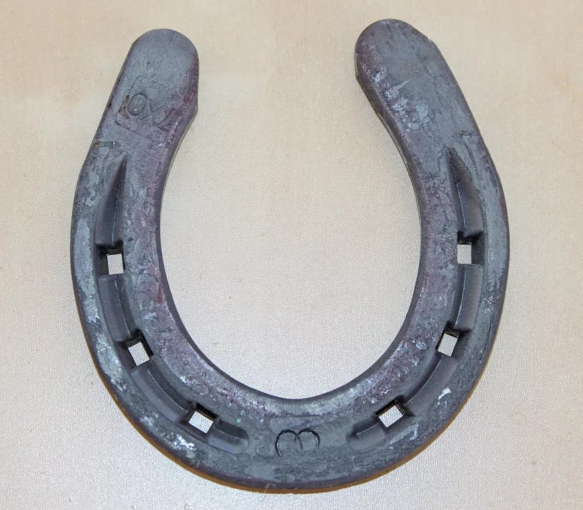
#> input picture images/horseshoe.jpg, 1166 x 1020 px (shown at 1/2 size)
$ python -i find_cont_coords.py   (imports and definitions only)
#> lines starting #> are read from the running program, lines starting #| are printed output that depends on the picture; after the words box and inside, x2 and y2 are one past the last pixel; in counts of white or black regions, pixels touching at a corner belong together
import cv2

def find_contours():

    img = cv2.imread('images/horseshoe.jpg')
#> img is the input picture: shape (1020, 1166, 3); mean B, G, R 173, 173.5, 175
    img = cv2.resize(img, (img.shape[1] // 2, img.shape[0] // 2))
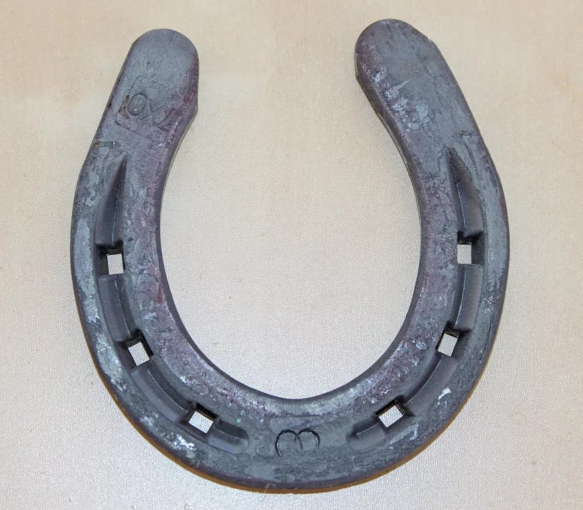
#> img: shape (510, 583, 3); mean B, G, R 173.1, 173.6, 175.1
    img_gray = cv2.cvtColor(img,cv2.COLOR_BGR2GRAY)
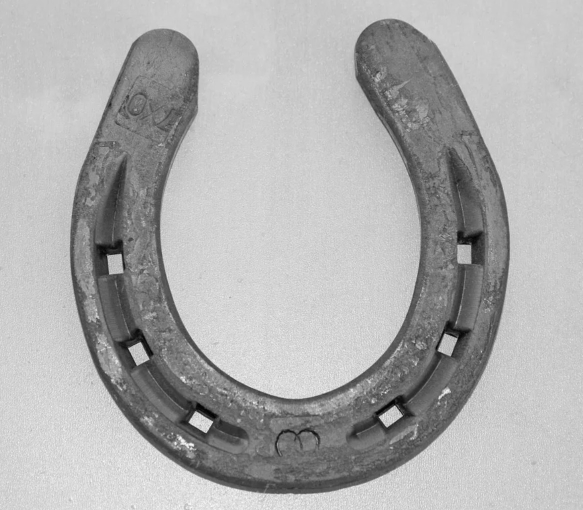
#> img_gray: shape (510, 583); min 2, max 247, mean 174
    # threshold defined manually its up to image
    ret, thresh = cv2.threshold(img_gray, 169,255,0)
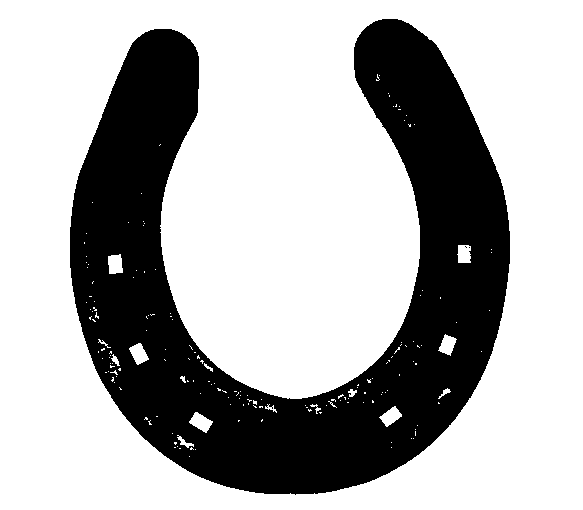
#> thresh: shape (510, 583); 68.6% white; 3 black regions (2 under 20 px)
    contours, hierarchy = cv2.findContours(thresh, cv2.RETR_TREE,cv2.CHAIN_APPROX_NONE)
#> contours = 181 contours, 168 with area under 20; largest, box (x1, y1, x2, y2) and area: (0, 0, 583, 510) 296238, (69, 18, 511, 496) 96853, (189, 412, 213, 433) 244, (129, 343, 149, 365) 228, (379, 406, 402, 427) 224
    contList = []
    max1_cont = 0

    # находим длину конутра рамки
    for i in contours:
        if max1_cont < len(i):
            max1_cont = len(i)
#> this loop made 181 passes
#> max1_cont on pass 1: 2182
#> i on passes 3, 4, 5, 6, 8, 9: [[189, 456]], [[195, 449]], [[179, 448], [180, 448]], [[391, 447]], [[174, 447], [175, 447]], [[177, 446]]
#> after the loop, max1_cont = 2182

    for i in contours:
        # минимальное число - defined manually (чтобы не взять отдельно лежащие точки)
        # и исключаем рамку из контуров
        if 46 < len(i) < max1_cont:
            contList.append(i)
#> this loop made 181 passes
#> after the loop, contList = 7 contours; box (x1, y1, x2, y2) and area: (69, 18, 511, 496) 96853, (189, 412, 213, 433) 244, (129, 343, 149, 365) 228, (379, 406, 402, 427) 224, (108, 254, 123, 274) 221, (438, 334, 457, 356) 208, (457, 245, 471, 263) 196

    return contList

>>> result = find_contours()
#> result has the same summary as contList in find_contours
